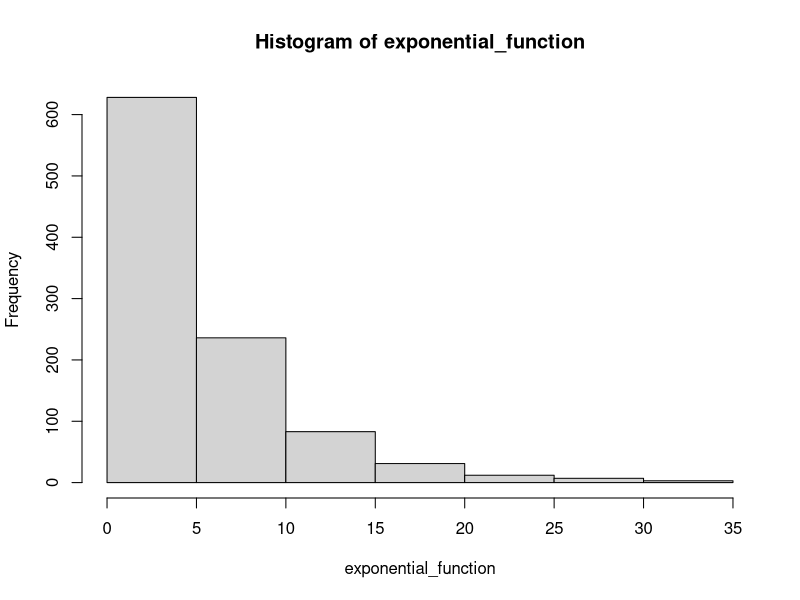
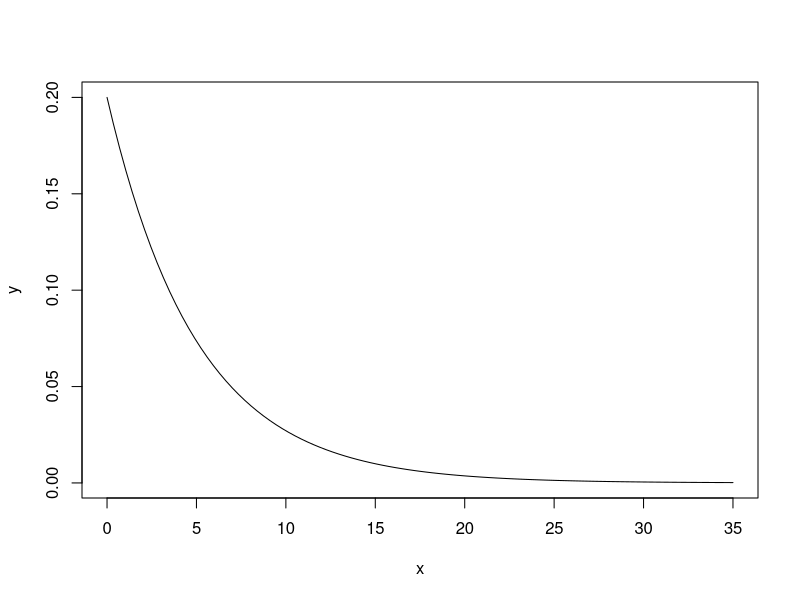
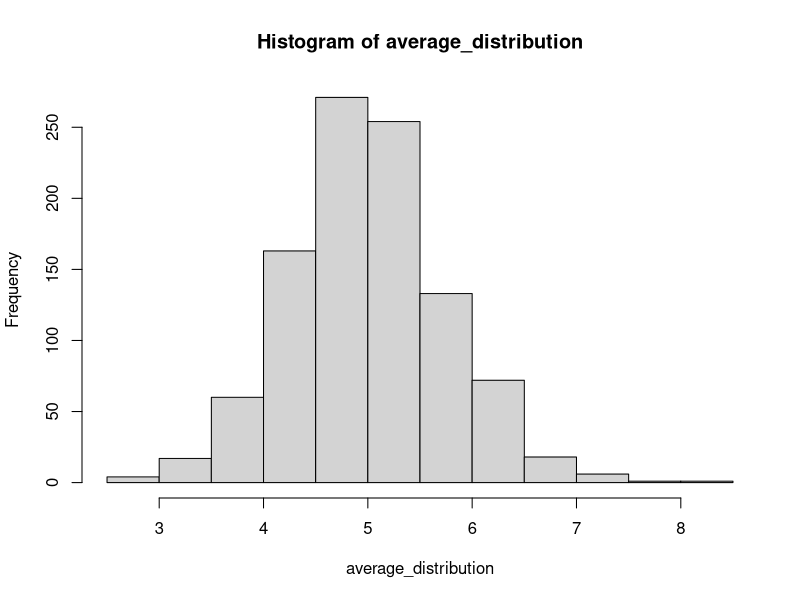

Here is the R script that generated these plots, in order:
## ---- chunk 1
knitr::opts_chunk$set(echo = TRUE)
## ---- chunk 2
lambda = 0.2
n=1000
exponential_function <- rexp(n, lambda)
hist(exponential_function)
eq = function(x){lambda*exp(-lambda*x)}
curve(eq, from=0, to=35, xlab="x", ylab="y")
## ---- chunk 3
#set seed(123456)
lambda = 0.2
n=40
average_distribution = c()
for (i in 1:1000)
  average_distribution[i] <- mean(rexp(n, lambda))
hist(average_distribution)
## ---- chunk 4
#mns = NULL
#for (i in 1 : 1000) mns = c(mns, mean(rexp(n, lambda)))
#hist(mns)
## ---- chunk 5
library(datasets)
data(ToothGrowth)
head(ToothGrowth)
summary(ToothGrowth)
str(ToothGrowth)
